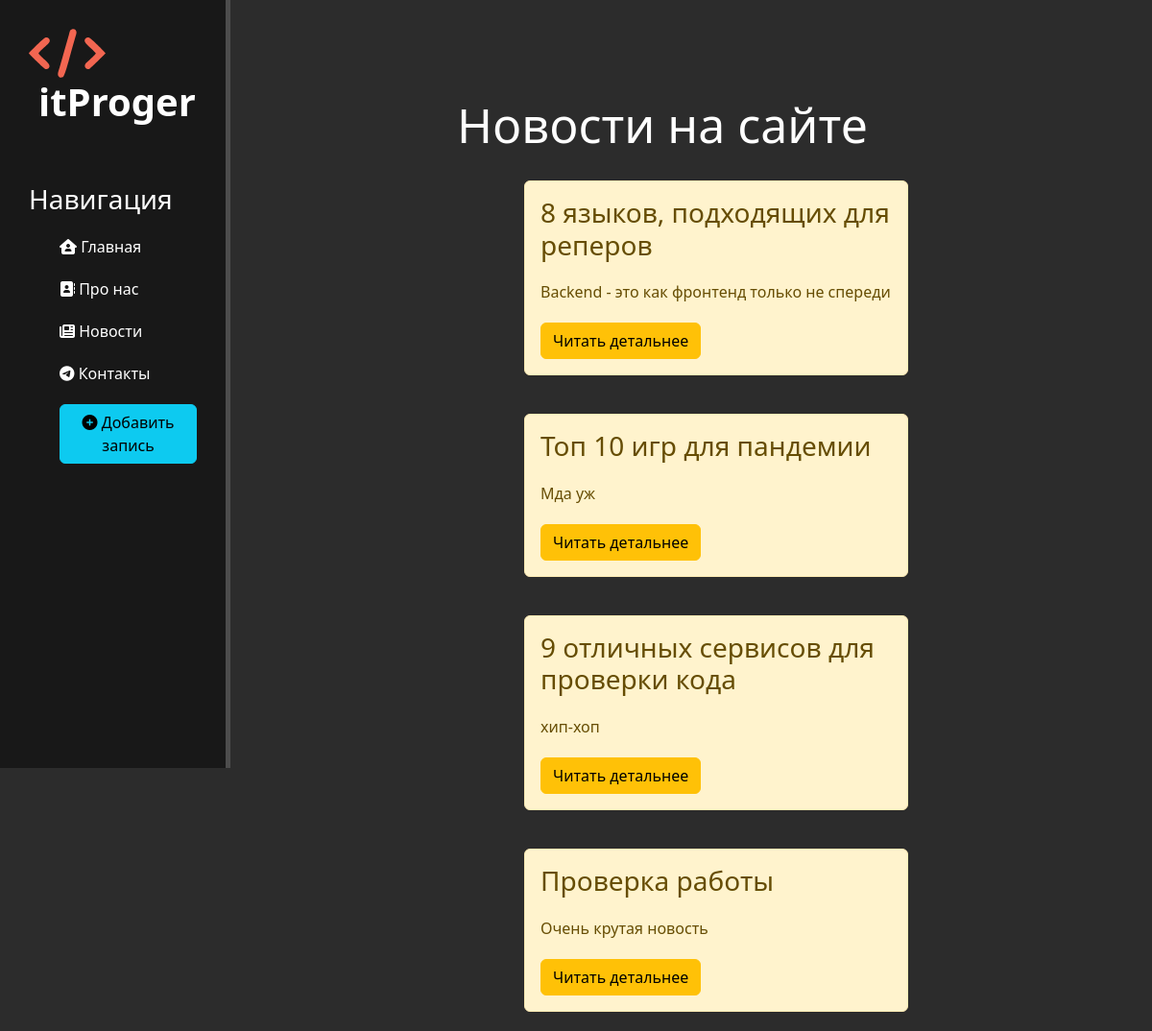
The page /news/ on the database as committed earlier.
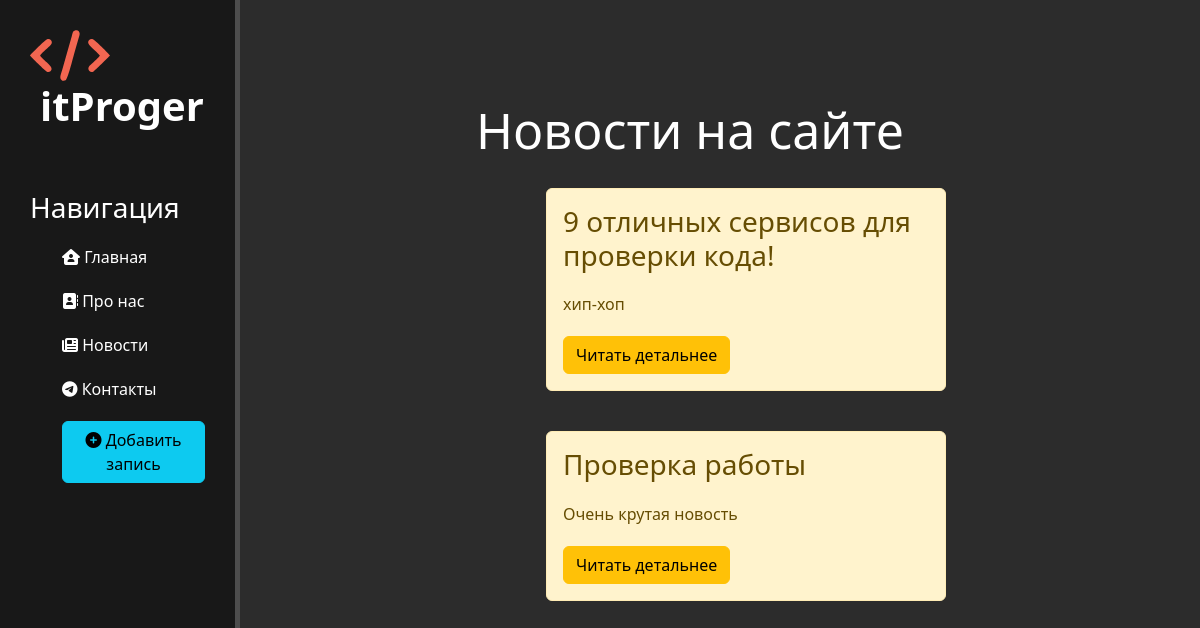
The same page on the database as committed later.
### news/models.py (models this page shows, shortened)
class Articles(models.Model):
    title = models.CharField('Название', max_length=50)
    anons = models.CharField('Анонс', max_length=250)
    full_text = models.TextField('Статья')
    date = models.DateTimeField('Дата публикации')
    class Meta:
        verbose_name = 'Новость'
        verbose_name_plural = 'Новости'

### news/views.py (the view)
# urls.py: path('', views.news_home, name='news_home'),
def news_home(request):
    news = Articles.objects.order_by('-date') # Упорядочить по тайтлу. Если нужно в обратном порядке, то аргумент '-title'
    return render(request, 'news/news_home.html', {'news': news})

### news/templates/news/news_home.html (shortened to what this page needs)
{% extends 'main/layout.html' %}
{% block content %}
    <div class="features">
        <h1>Новости на сайте</h1>
        {% if news %}
        {% for el in news%}
            <div class="alert alert-warning">
                <h3>{{ el.title }}</h3>
                <p>{{ el.anons }}</p>
                <a href="{% url 'news-detail' el.id %}" class="btn btn-warning">Читать детальнее</a>
            </div>
        {% endfor %}
        {% else %}
            <p>У вас нет записей!</p>
        {% endif %}
    </div>
{% endblock %}

### main/templates/main/layout.html (shortened to what this page needs)
{% load static %}
<!doctype html>
<html lang="en">
<head>
    <link rel="stylesheet" href="https://cdn.jsdelivr.net/npm/bootstrap@5.2.3/dist/css/bootstrap.min.css">
    <link rel="stylesheet" href="{% static 'main/css/main.css' %}">
    <link rel="stylesheet" href="https://cdnjs.cloudflare.com/ajax/libs/font-awesome/6.2.1/css/all.min.css">
</head>
<body>
    <aside>
        <img src="{% static 'main/img/logo_simple.svg' %}" alt="Лого">
        <span class="logo">itProger</span>
        <h3>Навигация</h3>
        <ul>
            <a href="{% url 'home' %}"><li><i class="fa-solid fa-house-user"></i> Главная</li></a>
            <a href="{% url 'about' %}"><li><i class="fa-solid fa-address-book"></i> Про нас</li></a>
            <a href="{% url 'news_home' %}"><li><i class="fa-solid fa-newspaper"></i> Новости</li></a>
            <a href=""><li><i class="fa-brands fa-telegram"></i> Контакты</li></a>
            <a href="{% url 'create' %}"><li><button class="btn btn-info"><i class="fas fa-plus-circle"></i> Добавить запись</button></li></a>
        </ul>
    </aside>
    <main>
        {% block content %}
        {% endblock %}
    </main>
</body>
</html>

### main/static/main/css/main.css (style rules this page uses)
body { background: #2c2c2c; }
aside { float: left; background: #181818; width: 20%; padding: 2.5%; height: 100vh; color: #fff; border-right: 5px solid #4d4d4d; }
aside img { width: 80px; float : left; }
aside .logo { font-size: 40px; margin-left: 10px; font-weight: bold; position: relative; top: -5px; }
aside h3 { margin-top: 50px; font-size: 28px; }
aside ul { list-style: none }
aside ul li { color : #fff; display: block; margin-top: 20px; transition: transform .6s ease; }
aside ul li:hover, aside ul a { color: #eb5959; text-decoration: none; transform: scale(1.05); }
main .features { float: left; color: #fff; margin-top: 100px; text-align: center; width: 75%; }
main .features h1 { font-size: 50px; }
main .features p { max-width: 400px; margin: 20px auto }
.alert-warning { float: left; clear: both; width: 400px; margin: 20px 34%; text-align: left; }

Rows that differ between the two databases and show on the page:
removed Articles: title "8 языков, подходящих для реперов", anons "Backend - это как фронтенд только не спереди"
removed Articles: title "Топ 10 игр для пандемии", anons "Мда уж"
changed Articles "хип-хоп": title "9 отличных сервисов для проверки кода" → "9 отличных сервисов для проверки кода!"
